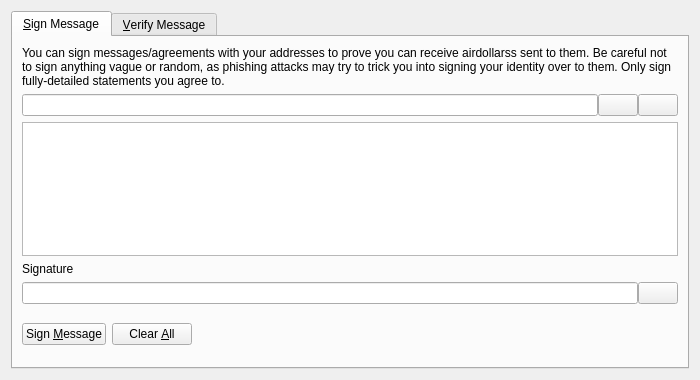
<?xml version="1.0" encoding="UTF-8"?>
<ui version="4.0">
 <class>SignVerifyMessageDialog</class>
 <widget class="QDialog" name="SignVerifyMessageDialog">
  <property name="geometry">
   <rect>
    <x>0</x>
    <y>0</y>
    <width>700</width>
    <height>380</height>
   </rect>
  </property>
  <property name="windowTitle">
   <string>Signatures - Sign / Verify a Message</string>
  </property>
  <property name="modal">
   <bool>true</bool>
  </property>
  <layout class="QVBoxLayout" name="verticalLayout">
   <item>
    <widget class="QTabWidget" name="tabWidget">
     <property name="currentIndex">
      <number>0</number>
     </property>
     <widget class="QWidget" name="tabSignMessage">
      <attribute name="title">
       <string>&amp;Sign Message</string>
      </attribute>
      <layout class="QVBoxLayout" name="verticalLayout_SM">
       <item>
        <widget class="QLabel" name="infoLabel_SM">
         <property name="text">
          <string>You can sign messages/agreements with your addresses to prove you can receive airdollarss sent to them. Be careful not to sign anything vague or random, as phishing attacks may try to trick you into signing your identity over to them. Only sign fully-detailed statements you agree to.</string>
         </property>
         <property name="textFormat">
          <enum>Qt::PlainText</enum>
         </property>
         <property name="wordWrap">
          <bool>true</bool>
         </property>
        </widget>
       </item>
       <item>
        <layout class="QHBoxLayout" name="horizontalLayout_1_SM">
         <property name="spacing">
          <number>0</number>
         </property>
         <item>
          <widget class="QValidatedLineEdit" name="addressIn_SM">
           <property name="toolTip">
            <string>The AirDollars address to sign the message with</string>
           </property>
          </widget>
         </item>
         <item>
          <widget class="QPushButton" name="addressBookButton_SM">
           <property name="toolTip">
            <string>Choose previously used address</string>
           </property>
           <property name="text">
            <string/>
           </property>
           <property name="icon">
            <iconset resource="../airdollars.qrc">
             <normaloff>:/icons/address-book</normaloff>:/icons/address-book</iconset>
           </property>
           <property name="shortcut">
            <string>Alt+A</string>
           </property>
           <property name="autoDefault">
            <bool>false</bool>
           </property>
          </widget>
         </item>
         <item>
          <widget class="QPushButton" name="pasteButton_SM">
           <property name="toolTip">
            <string>Paste address from clipboard</string>
           </property>
           <property name="text">
            <string/>
           </property>
           <property name="icon">
            <iconset resource="../airdollars.qrc">
             <normaloff>:/icons/editpaste</normaloff>:/icons/editpaste</iconset>
           </property>
           <property name="shortcut">
            <string>Alt+P</string>
           </property>
           <property name="autoDefault">
            <bool>false</bool>
           </property>
          </widget>
         </item>
        </layout>
       </item>
       <item>
        <widget class="QPlainTextEdit" name="messageIn_SM">
         <property name="toolTip">
          <string>Enter the message you want to sign here</string>
         </property>
        </widget>
       </item>
       <item>
        <widget class="QLabel" name="signatureLabel_SM">
         <property name="text">
          <string>Signature</string>
         </property>
         <property name="textFormat">
          <enum>Qt::PlainText</enum>
         </property>
        </widget>
       </item>
       <item>
        <layout class="QHBoxLayout" name="horizontalLayout_2_SM">
         <property name="spacing">
          <number>0</number>
         </property>
         <item>
          <widget class="QLineEdit" name="signatureOut_SM">
           <property name="font">
            <font>
             <italic>true</italic>
            </font>
           </property>
           <property name="readOnly">
            <bool>true</bool>
           </property>
          </widget>
         </item>
         <item>
          <widget class="QPushButton" name="copySignatureButton_SM">
           <property name="toolTip">
            <string>Copy the current signature to the system clipboard</string>
           </property>
           <property name="text">
            <string/>
           </property>
           <property name="icon">
            <iconset resource="../airdollars.qrc">
             <normaloff>:/icons/editcopy</normaloff>:/icons/editcopy</iconset>
           </property>
           <property name="autoDefault">
            <bool>false</bool>
           </property>
          </widget>
         </item>
        </layout>
       </item>
       <item>
        <layout class="QHBoxLayout" name="horizontalLayout_3_SM">
         <item>
          <widget class="QPushButton" name="signMessageButton_SM">
           <property name="toolTip">
            <string>Sign the message to prove you own this AirDollars address</string>
           </property>
           <property name="text">
            <string>Sign &amp;Message</string>
           </property>
           <property name="icon">
            <iconset resource="../airdollars.qrc">
             <normaloff>:/icons/edit</normaloff>:/icons/edit</iconset>
           </property>
           <property name="autoDefault">
            <bool>false</bool>
           </property>
          </widget>
         </item>
         <item>
          <widget class="QPushButton" name="clearButton_SM">
           <property name="toolTip">
            <string>Reset all sign message fields</string>
           </property>
           <property name="text">
            <string>Clear &amp;All</string>
           </property>
           <property name="icon">
            <iconset resource="../airdollars.qrc">
             <normaloff>:/icons/remove</normaloff>:/icons/remove</iconset>
           </property>
           <property name="autoDefault">
            <bool>false</bool>
           </property>
          </widget>
         </item>
         <item>
          <spacer name="horizontalSpacer_1_SM">
           <property name="orientation">
            <enum>Qt::Horizontal</enum>
           </property>
           <property name="sizeHint" stdset="0">
            <size>
             <width>40</width>
             <height>48</height>
            </size>
           </property>
          </spacer>
         </item>
         <item>
          <widget class="QLabel" name="statusLabel_SM">
           <property name="font">
            <font>
             <weight>75</weight>
             <bold>true</bold>
            </font>
           </property>
           <property name="text">
            <string/>
           </property>
           <property name="wordWrap">
            <bool>true</bool>
           </property>
          </widget>
         </item>
         <item>
          <spacer name="horizontalSpacer_2_SM">
           <property name="orientation">
            <enum>Qt::Horizontal</enum>
           </property>
           <property name="sizeHint" stdset="0">
            <size>
             <width>40</width>
             <height>48</height>
            </size>
           </property>
          </spacer>
         </item>
        </layout>
       </item>
      </layout>
     </widget>
     <widget class="QWidget" name="tabVerifyMessage">
      <attribute name="title">
       <string>&amp;Verify Message</string>
      </attribute>
      <layout class="QVBoxLayout" name="verticalLayout_VM">
       <item>
        <widget class="QLabel" name="infoLabel_VM">
         <property name="text">
          <string>Enter the receiver's address, message (ensure you copy line breaks, spaces, tabs, etc. exactly) and signature below to verify the message. Be careful not to read more into the signature than what is in the signed message itself, to avoid being tricked by a man-in-the-middle attack. Note that this only proves the signing party receives with the address, it cannot prove sendership of any transaction!</string>
         </property>
         <property name="textFormat">
          <enum>Qt::PlainText</enum>
         </property>
         <property name="alignment">
          <set>Qt::AlignLeading|Qt::AlignLeft|Qt::AlignTop</set>
         </property>
         <property name="wordWrap">
          <bool>true</bool>
         </property>
        </widget>
       </item>
       <item>
        <layout class="QHBoxLayout" name="horizontalLayout_1_VM">
         <property name="spacing">
          <number>0</number>
         </property>
         <item>
          <widget class="QValidatedLineEdit" name="addressIn_VM">
           <property name="toolTip">
            <string>The AirDollars address the message was signed with</string>
           </property>
          </widget>
         </item>
         <item>
          <widget class="QPushButton" name="addressBookButton_VM">
           <property name="toolTip">
            <string>Choose previously used address</string>
           </property>
           <property name="text">
            <string/>
           </property>
           <property name="icon">
            <iconset resource="../airdollars.qrc">
             <normaloff>:/icons/address-book</normaloff>:/icons/address-book</iconset>
           </property>
           <property name="shortcut">
            <string>Alt+A</string>
           </property>
           <property name="autoDefault">
            <bool>false</bool>
           </property>
          </widget>
         </item>
        </layout>
       </item>
       <item>
        <widget class="QPlainTextEdit" name="messageIn_VM"/>
       </item>
       <item>
        <widget class="QValidatedLineEdit" name="signatureIn_VM"/>
       </item>
       <item>
        <layout class="QHBoxLayout" name="horizontalLayout_2_VM">
         <item>
          <widget class="QPushButton" name="verifyMessageButton_VM">
           <property name="toolTip">
            <string>Verify the message to ensure it was signed with the specified AirDollars address</string>
           </property>
           <property name="text">
            <string>Verify &amp;Message</string>
           </property>
           <property name="icon">
            <iconset resource="../airdollars.qrc">
             <normaloff>:/icons/transaction_0</normaloff>:/icons/transaction_0</iconset>
           </property>
           <property name="autoDefault">
            <bool>false</bool>
           </property>
          </widget>
         </item>
         <item>
          <widget class="QPushButton" name="clearButton_VM">
           <property name="toolTip">
            <string>Reset all verify message fields</string>
           </property>
           <property name="text">
            <string>Clear &amp;All</string>
           </property>
           <property name="icon">
            <iconset resource="../airdollars.qrc">
             <normaloff>:/icons/remove</normaloff>:/icons/remove</iconset>
           </property>
           <property name="autoDefault">
            <bool>false</bool>
           </property>
          </widget>
         </item>
         <item>
          <spacer name="horizontalSpacer_1_VM">
           <property name="orientation">
            <enum>Qt::Horizontal</enum>
           </property>
           <property name="sizeHint" stdset="0">
            <size>
             <width>40</width>
             <height>48</height>
            </size>
           </property>
          </spacer>
         </item>
         <item>
          <widget class="QLabel" name="statusLabel_VM">
           <property name="font">
            <font>
             <weight>75</weight>
             <bold>true</bold>
            </font>
           </property>
           <property name="text">
            <string/>
           </property>
           <property name="wordWrap">
            <bool>true</bool>
           </property>
          </widget>
         </item>
         <item>
          <spacer name="horizontalSpacer_2_VM">
           <property name="orientation">
            <enum>Qt::Horizontal</enum>
           </property>
           <property name="sizeHint" stdset="0">
            <size>
             <width>40</width>
             <height>48</height>
            </size>
           </property>
          </spacer>
         </item>
        </layout>
       </item>
      </layout>
     </widget>
    </widget>
   </item>
  </layout>
 </widget>
 <customwidgets>
  <customwidget>
   <class>QValidatedLineEdit</class>
   <extends>QLineEdit</extends>
   <header>qvalidatedlineedit.h</header>
  </customwidget>
 </customwidgets>
 <resources>
  <include location="../airdollars.qrc"/>
 </resources>
 <connections/>
</ui>
